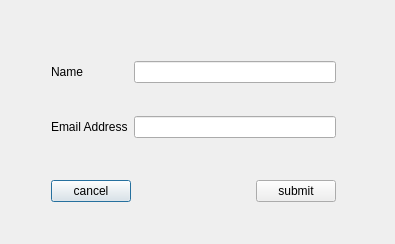
<?xml version="1.0" encoding="UTF-8"?>
<ui version="4.0">
 <class>Dialog</class>
 <widget class="QDialog" name="Dialog">
  <property name="geometry">
   <rect>
    <x>0</x>
    <y>0</y>
    <width>395</width>
    <height>244</height>
   </rect>
  </property>
  <property name="windowTitle">
   <string>Dialog</string>
  </property>
  <widget class="QWidget" name="">
   <property name="geometry">
    <rect>
     <x>51</x>
     <y>61</y>
     <width>285</width>
     <height>141</height>
    </rect>
   </property>
   <layout class="QVBoxLayout" name="verticalLayout">
    <item>
     <layout class="QFormLayout" name="formLayout">
      <item row="0" column="0">
       <widget class="QLabel" name="label_2">
        <property name="text">
         <string>Name</string>
        </property>
       </widget>
      </item>
      <item row="0" column="1">
       <widget class="QLineEdit" name="lineEdit_2"/>
      </item>
      <item row="1" column="0">
       <spacer name="verticalSpacer">
        <property name="orientation">
         <enum>Qt::Vertical</enum>
        </property>
        <property name="sizeHint" stdset="0">
         <size>
          <width>17</width>
          <height>25</height>
         </size>
        </property>
       </spacer>
      </item>
      <item row="2" column="0">
       <widget class="QLabel" name="label">
        <property name="text">
         <string>Email Address</string>
        </property>
       </widget>
      </item>
      <item row="2" column="1">
       <widget class="QLineEdit" name="lineEdit"/>
      </item>
     </layout>
    </item>
    <item>
     <spacer name="verticalSpacer_2">
      <property name="orientation">
       <enum>Qt::Vertical</enum>
      </property>
      <property name="sizeHint" stdset="0">
       <size>
        <width>20</width>
        <height>40</height>
       </size>
      </property>
     </spacer>
    </item>
    <item>
     <layout class="QHBoxLayout" name="horizontalLayout">
      <item>
       <widget class="QPushButton" name="pushButton">
        <property name="text">
         <string>cancel</string>
        </property>
       </widget>
      </item>
      <item>
       <spacer name="horizontalSpacer">
        <property name="orientation">
         <enum>Qt::Horizontal</enum>
        </property>
        <property name="sizeHint" stdset="0">
         <size>
          <width>40</width>
          <height>20</height>
         </size>
        </property>
       </spacer>
      </item>
      <item>
       <widget class="QPushButton" name="pushButton_2">
        <property name="text">
         <string>submit</string>
        </property>
       </widget>
      </item>
     </layout>
    </item>
   </layout>
  </widget>
 </widget>
 <resources/>
 <connections/>
</ui>
